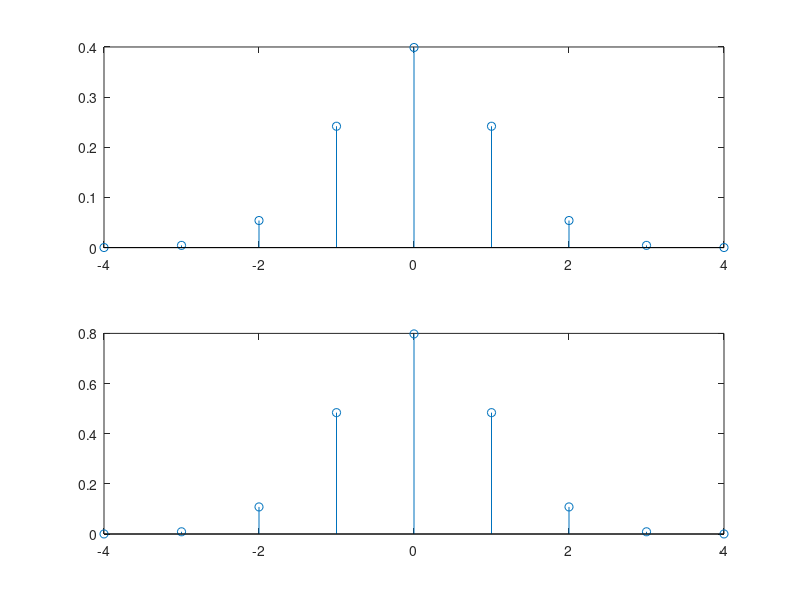
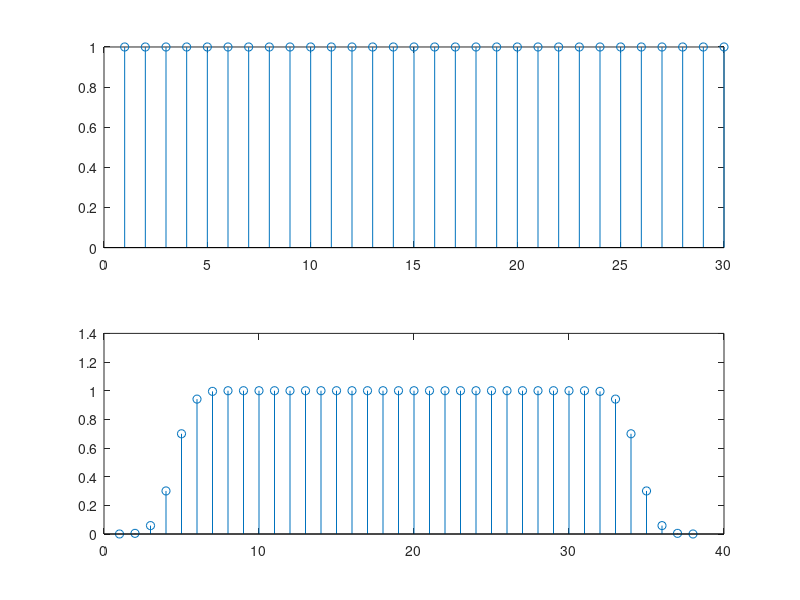
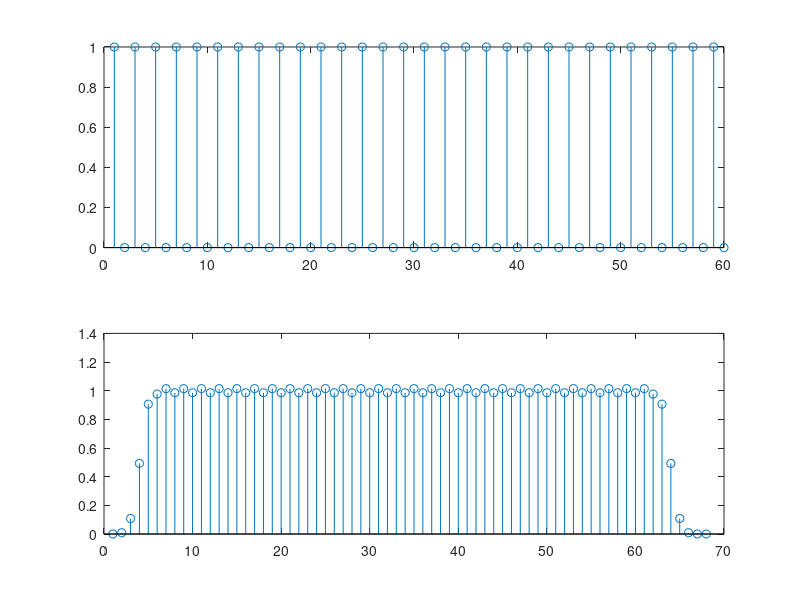

These charts were generated, in order, by the following MATLAB code:
s=1.0; %std in the spatial domain
x=-round(4*s):round(4*s); %sample grid
g1=exp(-(x.*x)/2/s/s); %smoothing filter
g1=g1/sum(g1); %gain=1
g2=2*g1; %gain=2
figure(1); subplot(2,1,1);stem(x,g1); %show filters
subplot(2,1,2);stem(x,g2);  
f=ones(1,30);
y=conv(f,g1);
figure(2),subplot(2,1,1);stem(f);
figure(2),subplot(2,1,2);stem(y);
fz=zeros(1,60); 
fz(1:2:60)= f; 
fzi=conv(fz,g2);
figure(3),subplot(2,1,1);stem(fz);
figure(3),subplot(2,1,2);stem(fzi);
